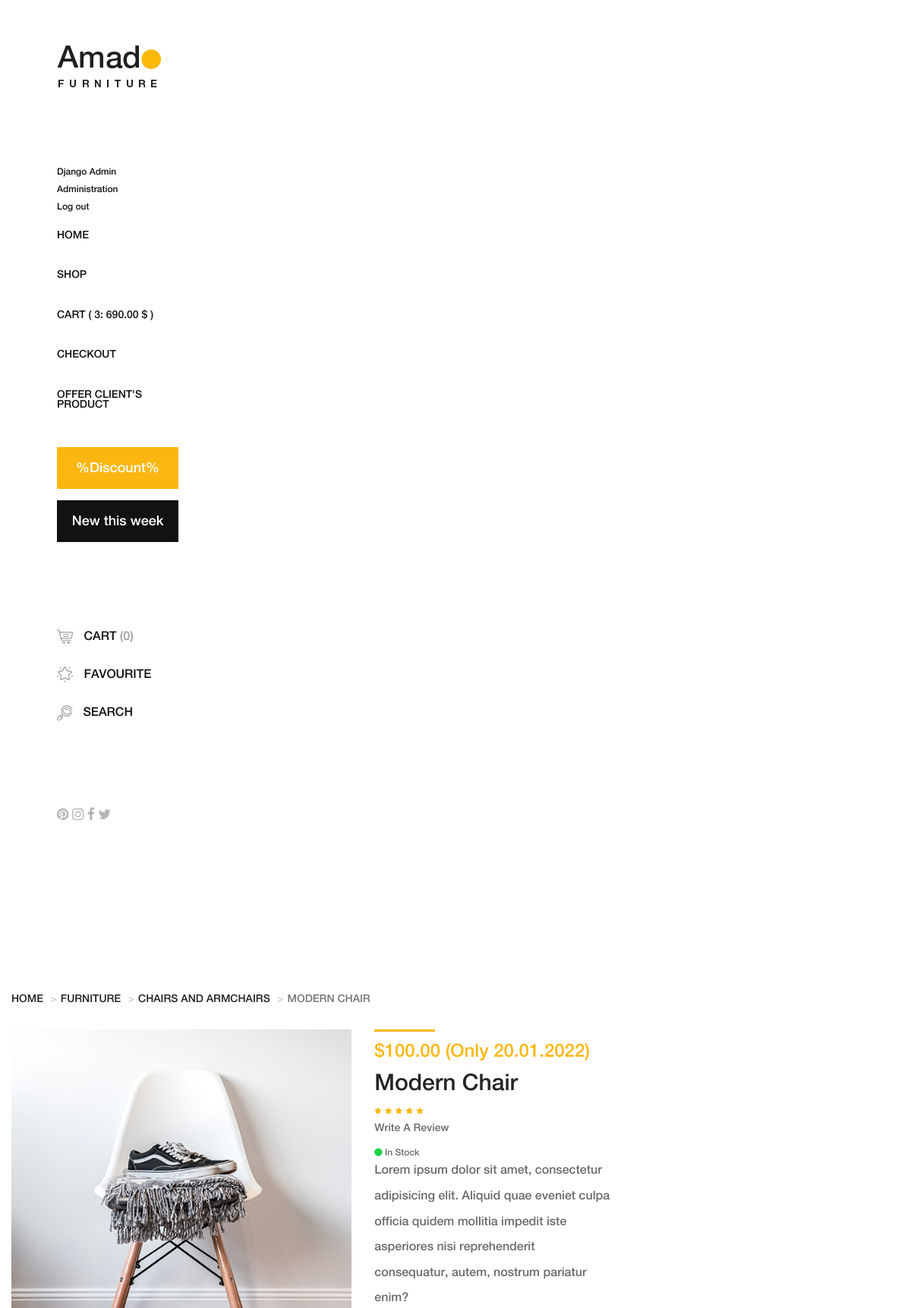
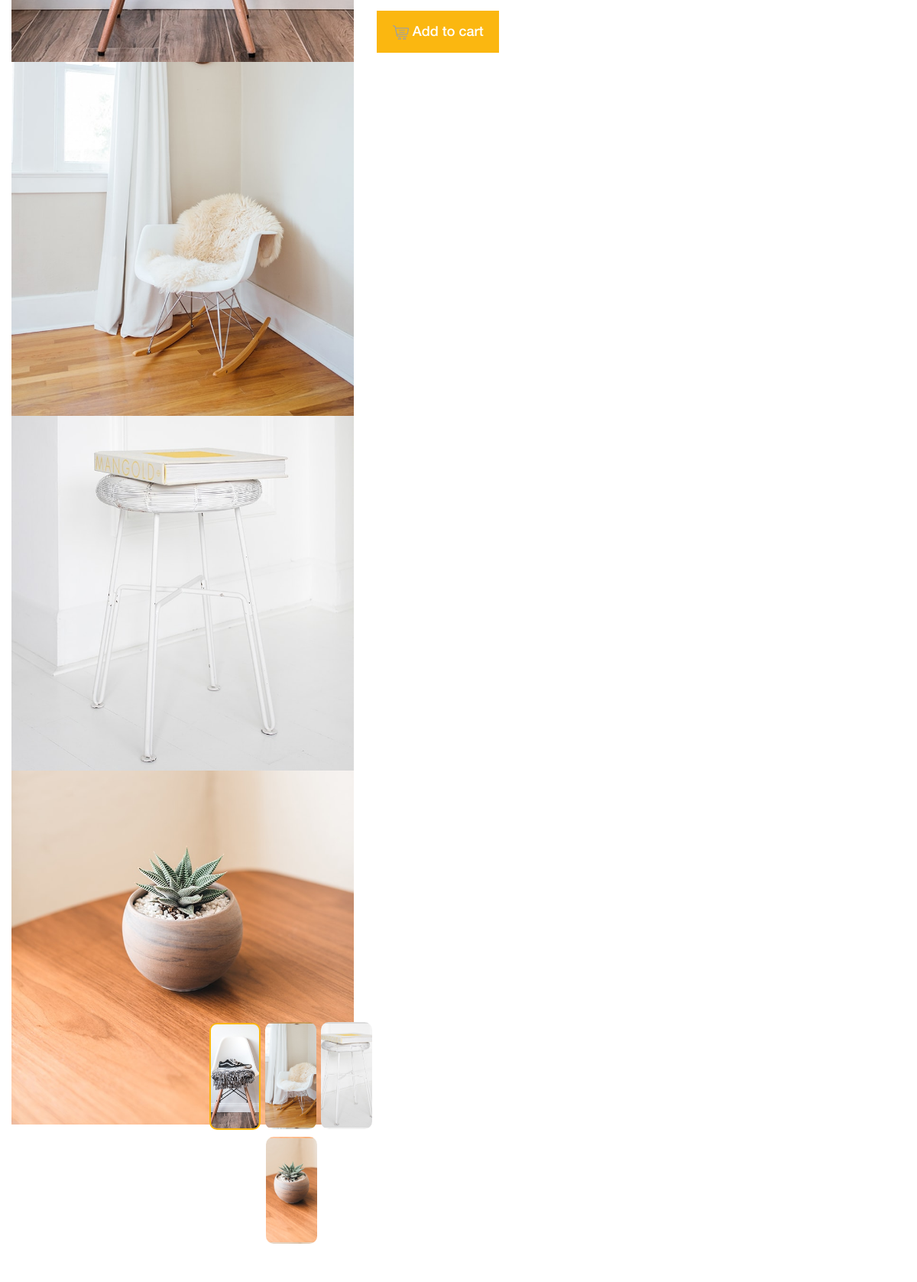
Screenshot of /product-details/1 (signed in, upper part) with the database file from the repository (2 pictures, top to bottom).
### authapp/models.py (models this page shows)
class ShopUser(AbstractUser):
    age = models.PositiveSmallIntegerField(verbose_name='возраст', null=True, validators=[validate_date_of_birth])
    avatar = models.ImageField(upload_to='users_avatars', blank=True)

### basketapp/models.py (models this page shows)
class Basket(models.Model):
    user = models.ForeignKey(settings.AUTH_USER_MODEL, on_delete=models.CASCADE, related_name='basket')
    product = models.ForeignKey(Product, on_delete=models.CASCADE)
    quantity = models.PositiveIntegerField(verbose_name='quantity', default=0)
    add_datetime = models.DateTimeField(verbose_name='add time', auto_now_add=True)
    @property
    def item_sum(self):
        _sum = self.product.price * self.quantity
        return _sum
    @property
    def total(self):
        _items = Basket.objects.filter(user=self.user)
        _total_quantity = len(set(map(lambda x: x.product, _items)))
        _total_cost = sum(list(map(lambda x: x.item_sum, _items)))
        a = self.item_sum
        return {
            "total_quantity": _total_quantity,
            "total_cost": _total_cost
        }

### mainapp/models.py (models this page shows, shortened)
class Product(models.Model):
    category = models.ForeignKey(ProductCategory, on_delete=models.CASCADE)
    name = models.CharField(verbose_name='имя продукта', max_length=128, validators=[onlyLatin])
    image = models.ImageField(upload_to='products_images', blank=True)
    short_desc = models.CharField(max_length=60, verbose_name='краткое описание продукта', blank=True)
    description = models.TextField(verbose_name='Описание продукта', blank=True)
    price = models.DecimalField(verbose_name='цена продукта', max_digits=8, decimal_places=2, default=0)
    quantity = models.PositiveIntegerField(verbose_name='Количество на складе', default=0)
    is_active = models.BooleanField(default=True)

class ProductCategory(models.Model):
    name = models.CharField(verbose_name='имя', max_length=64, unique=True, validators=[  # Добавил валидатор на латиницу
        onlyLatin
    ])
    description = models.TextField(verbose_name='описание', blank=True)
    is_active = models.BooleanField(default=True)
    def __str__(self):
        return f'{self.name}'

### mainapp/views.py (the view)
# urls.py: path('product-details/<int:product_id>', mainapp.product_details, name='product_details'),
def product_details(request, product_id=None):
    content = {
        'title': 'Amado - Furniture Ecommerce | Product details',
        'links_menu': links_menu,
        'product_id': product_id,
        'product_item': Product.objects.filter(id=product_id),
        'basket': get_basket(request)
    }
    return render(request, 'mainapp/product-details.html',
                  context=content)  # Второй параметр - это путь html страницы, относительно templates

### mainapp/views.py (called while the page is built)
def get_basket(request):
    return request.user.is_authenticated and request.user.basket.all() or []

### mainapp/templates/mainapp/product-details.html
{% extends 'mainapp/base.html' %}
{% load static %}
{% block content %}
        <div class="single-product-area section-padding-100 clearfix">
            <div class="container-fluid">
                <div class="row">
                    <div class="col-12">
                        <nav aria-label="breadcrumb">
                            <ol class="breadcrumb mt-50">
                                <li class="breadcrumb-item"><a href="#">Home</a></li>
                                <li class="breadcrumb-item"><a href="#">Furniture</a></li>
                                <li class="breadcrumb-item"><a href="#">{{ product_item.0.category }}</a></li>
                                <li class="breadcrumb-item active" aria-current="page">{{ product_item.0.name }}</li>
                            </ol>
                        </nav>
                    </div>
                </div>
                <div class="row">
                    <div class="col-12 col-lg-7">
                        <div class="single_product_thumb">
                            <div id="product_details_slider" class="carousel slide" data-ride="carousel">
                                <ol class="carousel-indicators">
                                    <li class="active" data-target="#product_details_slider" data-slide-to="0" style="background-image: url(/media/{{ product_item.0.image }});">
                                    </li>
                                    <li data-target="#product_details_slider" data-slide-to="1" style="background-image: url({% static 'img/product-img/pro-big-2.jpg' %});">
                                    </li>
                                    <li data-target="#product_details_slider" data-slide-to="2" style="background-image: url({% static 'img/product-img/pro-big-3.jpg' %});">
                                    </li>
                                    <li data-target="#product_details_slider" data-slide-to="3" style="background-image: url({% static 'img/product-img/pro-big-4.jpg' %});">
                                    </li>
                                </ol>
                                <div class="carousel-inner">
                                    <div class="carousel-item active">
                                        <a class="gallery_img" href="/media/{{ product_item.0.image }}">
                                            <img class="d-block w-100" src="/media/{{ product_item.0.image }}" alt="First slide">
                                        </a>
                                    </div>
                                    <div class="carousel-item">
                                        <a class="gallery_img" href="{% static 'img/product-img/pro-big-2.jpg' %}">
                                            <img class="d-block w-100" src="{% static 'img/product-img/pro-big-2.jpg' %}" alt="Second slide">
                                        </a>
                                    </div>
                                    <div class="carousel-item">
                                        <a class="gallery_img" href="{% static 'img/product-img/pro-big-3.jpg' %}">
                                            <img class="d-block w-100" src="{% static 'img/product-img/pro-big-3.jpg' %}" alt="Third slide">
                                        </a>
                                    </div>
                                    <div class="carousel-item">
                                        <a class="gallery_img" href="{% static 'img/product-img/pro-big-4.jpg' %}">
                                            <img class="d-block w-100" src="{% static 'img/product-img/pro-big-4.jpg' %}" alt="Fourth slide">
                                        </a>
                                    </div>
                                </div>
                            </div>
                        </div>
                    </div>
                    <div class="col-12 col-lg-5">
                        <div class="single_product_desc">
                            <div class="product-meta-data">
                                <div class="line"></div>
                                <p class="product-price">${{ product_item.0.price }} (Only {% now "d.m.Y" %})</p>
                                <a href="/product-details/">
                                    <h6>{{ product_item.0.name }}</h6>
                                </a>
                                <div class="ratings-review mb-15 d-flex align-items-center justify-content-between">
                                    <div class="ratings">
                                        <i class="fa fa-star" aria-hidden="true"></i>
                                        <i class="fa fa-star" aria-hidden="true"></i>
                                        <i class="fa fa-star" aria-hidden="true"></i>
                                        <i class="fa fa-star" aria-hidden="true"></i>
                                        <i class="fa fa-star" aria-hidden="true"></i>
                                    </div>
                                    <div class="review">
                                        <a href="#">Write A Review</a>
                                    </div>
                                </div>
                                <p class="avaibility"><i class="fa fa-circle"></i> In Stock</p>
                            </div>
                            <div class="short_overview my-5">
                                <p>Lorem ipsum dolor sit amet, consectetur adipisicing elit. Aliquid quae eveniet culpa officia quidem mollitia impedit iste asperiores nisi reprehenderit consequatur, autem, nostrum pariatur enim?</p>
                            </div>
                            <a href="{% url 'basket:add' product_item.0.pk %}" class="btn amado-btn mb-15"><img
                                        src="/static/img/core-img/cart.png" alt=""> Add to cart </a>
                        </div>
                    </div>
                </div>
            </div>
        </div>
{% endblock %}

### mainapp/templates/mainapp/includes/inc_navigator_menu.html (shortened to what this page needs)
<ul>
    {% if user.is_authenticated %}
    <li>
        <a href="{% url 'auth:update' %}">
            {{ user.first_name|title|default:'User' }} {{ user.last_name|title|default:'User' }}
        </a>
    </li>
    {% endif %}
    <li>
        {% if user.is_authenticated %}
            {% if user.is_superuser %}
            <li>
                <a href="{% url 'my_admin:index' %}">
                    Administration
                </a>
            </li>
            {% endif %}
        <a href="{% url 'auth:logout' %}">
            Log out
        </a>
        {% else %}
        <a href="{% url 'auth:login' %}">
            Log in
        </a>
        {% endif %}
    </li>
</ul>
<nav class="amado-nav">
    <ul>
        {% for link in links_menu %}
        <li class="">
            {% if link.href == 'main:shop' %}
            <a href="{% url link.href 1 %}"> {{link.name}}</a>
            {% elif link.href == 'main:index' %}
            <a href="{% url link.href %}"> {{link.name}}</a>
            {% elif link.href == 'basket:view' %}
            <a href="{% url link.href %}"> {{link.name}}
                {% if basket %}
                    ( {{basket.0.total.total_quantity}}: {{basket.0.total.total_cost}} $ )
                {% endif %}</a>
            {% else %}
            <a href="{% url link.href %}"> {{link.name}}</a>
            {% endif %}
        </li>
        {% endfor %}
    </ul>
</nav>

### static/css/core-style.css (style rules this page uses)
* { margin: 0; padding: 0; }
body { font-family: "helveticaneuemedium"; font-size: 16px; }
h1, h2, h3, h4, h5, h6 { color: #242424; line-height: 1.3; font-weight: 400; }
p { color: #6d6d6d; font-size: 16px; line-height: 1.9; font-weight: 400; }
a { -webkit-transition: all 500ms ease 0s; transition: all 500ms ease 0s; text-decoration: none; outline: 0 solid transparent; color: #131212; font-weight: 400; font-size: 12px; }
ul, ol { margin: 0; }
ul li, ol li { list-style: none; }
img { height: auto; max-width: 100%; }
.mt-50 { margin-top: 50px !important; }
.mb-15 { margin-bottom: 15px !important; }
.section-padding-100 { padding-top: 100px; padding-bottom: 100px; }
.amado-btn { display: inline-block; min-width: 160px; height: 55px; color: #ffffff; border: none; border-radius: 0; padding: 0 7px; font-size: 18px; line-height: 56px; background-color: #fbb710; font-weight: 400; }
.main-content-wrapper .header-area .amado-nav li a { font-size: 14px; text-transform: uppercase; position: relative; z-index: 1; padding: 20px 0; display: block; line-height: 0.9; color: #131212; font-weight: normal; }
.main-content-wrapper .header-area .amado-nav li a::after { -webkit-transition-duration: 500ms; transition-duration: 500ms; width: 30px; height: 3px; position: absolute; top: 50%; margin-top: -1.5px; left: -150px; background-color: #fbb710; z-index: 10; content: ''; }
.main-content-wrapper .single-product-area { position: relative; z-index: 1; -webkit-box-flex: 0; -ms-flex: 0 0 calc(95% - 320px); flex: 0 0 calc(95% - 320px); width: calc(95% - 320px); max-width: calc(95% - 320px); }
.main-content-wrapper .single-product-area .breadcrumb { background-color: transparent; }
.main-content-wrapper .single-product-area .breadcrumb .breadcrumb-item { font-size: 14px; text-transform: uppercase; }
.main-content-wrapper .single-product-area .breadcrumb .breadcrumb-item a { color: #242424; font-size: 14px; text-transform: uppercase; }
.main-content-wrapper .single-product-area .breadcrumb .breadcrumb-item + .breadcrumb-item::before { content: ">"; }
.main-content-wrapper .single-product-area .single_product_thumb { position: relative; z-index: 1; margin-bottom: 170px; }
.main-content-wrapper .single-product-area .single_product_thumb .carousel-indicators { margin: 0 7.5px; bottom: -165px; }
.main-content-wrapper .single-product-area .single_product_thumb .carousel-indicators li { -webkit-box-flex: 0; -ms-flex: 0 0 25%; flex: 0 0 25%; width: 25%; min-width: 25%; height: 140px; background-position: center center; background-size: cover; border: 2px solid transparent; cursor: pointer; }
.main-content-wrapper .single-product-area .single_product_thumb .carousel-indicators li.active { border: 2px solid #fbb710; }
.main-content-wrapper .single-product-area .single_product_thumb .carousel-item a { cursor: zoom-in; }
.main-content-wrapper .single-product-area .single_product_desc { position: relative; z-index: 1; }
.main-content-wrapper .single-product-area .single_product_desc .product-meta-data .line { width: 80px; height: 3px; background-color: #fbb710; margin-bottom: 15px; display: block; }
.main-content-wrapper .single-product-area .single_product_desc .product-meta-data .product-price { font-size: 24px; font-weight: 400; color: #fbb710; line-height: 1; margin-bottom: 10px; }
.main-content-wrapper .single-product-area .single_product_desc .product-meta-data a { display: block; }
.main-content-wrapper .single-product-area .single_product_desc .product-meta-data a h6 { font-size: 30px; margin-bottom: 5px; }
.main-content-wrapper .single-product-area .single_product_desc .product-meta-data .ratings-review .ratings i { font-size: 10px; color: #fbb710; }
.main-content-wrapper .single-product-area .single_product_desc .product-meta-data .ratings-review .review a { display: inline-block; color: #6b6b6b; font-size: 14px; }
.main-content-wrapper .single-product-area .single_product_desc .product-meta-data .avaibility { margin-bottom: 0; font-size: 12px; color: #6b6b6b; line-height: 1; }
.main-content-wrapper .single-product-area .single_product_desc .product-meta-data .avaibility i { color: #20d34a; font-size: 12px; }
.main-content-wrapper .single-product-area .single_product_desc .short_overview p { line-height: 2.1; color: #6b6b6b; }

### rows the page displays
ShopUser: first_name "Django", last_name "Admin"
Basket: user+product+quantity "3", user+product+quantity "690.00"
Product: category.name "CHAIRS AND ARMCHAIRS", name "MODERN CHAIR", image (picture), price "100.00", name "Modern Chair"

### other values shown
{{ link.name }} "HOME"
{{ link.name }} "SHOP"
{{ link.name }} "CART"
{{ link.name }} "CHECKOUT" "OFFER CLIENT'S PRODUCT"
